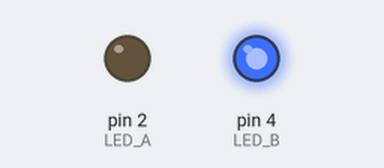
The sketch below on a simulated Arduino Uno, built with avr-gcc and run on an emulated ATmega328P. Shown: output pins drawn as LEDs (lit = HIGH).

Above: at 1.2 s.
At 5.1 s:
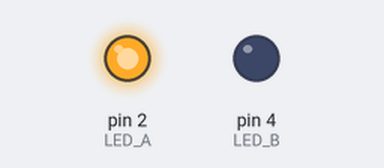
Timing chart, 0 to 13.3 s (numbered marks = the images above):
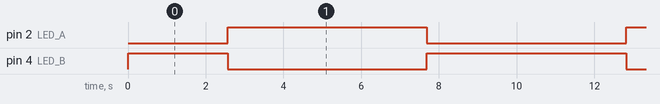

Measured:
- by itself, pin 2 (LED_A): alternates HIGH for 5.1 s and LOW for 5.1 s
- by itself, pin 4 (LED_B): repeats every 10.3 s: LOW 5.1 s, HIGH 5.1 s

The sketch:

shanlunliu_copy_20260630171623.ino
```cpp
#define LED_A 2
#define LED_B 4

void setup() {
  pinMode(LED_A, OUTPUT);
  pinMode(LED_B, OUTPUT);
}

void loop() {
  for (int i = 0; i <= 255; i++) {
    analogWrite(LED_A, i);          // A 慢慢变亮
    analogWrite(LED_B, 255 - i);    // B 同时慢慢变暗
    delay(20);
  }

  for (int i = 255; i >= 0; i--) {
    analogWrite(LED_A, i);          // A 慢慢变暗
    analogWrite(LED_B, 255 - i);    // B 同时慢慢变亮
    delay(20);
  }
}
```
